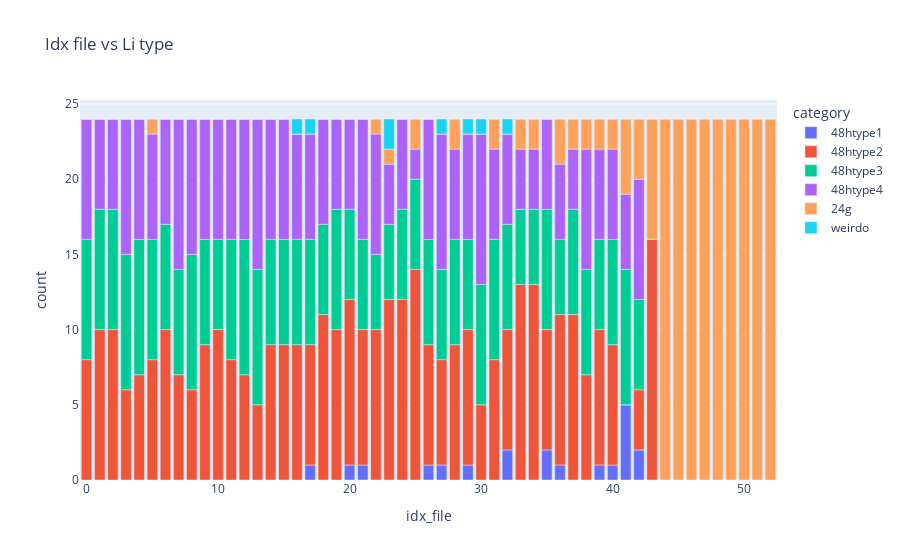

The notebook cell saved with this chart:
### Code cell
get_amount_type(file_loc_important_cols_sorted, litype, el = "Li")
df = plot_amount_type(file_loc_important_cols_sorted, litype, el = "Li", style = "bar")

### Figure 1 — Plotly figure (JSON) as saved in the notebook; plotly's stock layout.template omitted (floating-point values rounded to 4 significant figures)
{"data": [{"alignmentgroup": "True", "hovertemplate": "category=48htype1<br>idx_file=%{x}<br>count=%{y}<extra></extra>", "legendgroup": "48htype1", "marker": {"color": "#636efa", "pattern": {"shape": ""}}, "name": "48htype1", "offsetgroup": "48htype1", "orientation": "v", "showlegend": true, "textposition": "auto", "type": "bar", "x": [0, 1, 2, 3, 4, 5, 6, 7, 8, 9, 10, 11, 12, 13, 14, 15, 16, 17, 18, 19, 20, 21, 22, 23, 24, 25, 26, 27, 28, 29, 30, 31, 32, 33, 34, 35, 36, 37, 38, 39, 40, 41, 42, 43, 44, 45, 46, 47, 48, 49, 50, 51, 52], "xaxis": "x", "y": [0, 0, 0, 0, 0, 0, 0, 0, 0, 0, 0, 0, 0, 0, 0, 0, 0, 1, 0, 0, 1, 1, 0, 0, 0, 0, 1, 1, 0, 1, 0, 0, 2, 0, 0, 2, 1, 0, 0, 1, 1, 5, 2, 0, 0, 0, 0, 0, 0, 0, 0, 0, 0], "yaxis": "y"}, {"alignmentgroup": "True", "hovertemplate": "category=48htype2<br>idx_file=%{x}<br>count=%{y}<extra></extra>", "legendgroup": "48htype2", "marker": {"color": "#EF553B", "pattern": {"shape": ""}}, "name": "48htype2", "offsetgroup": "48htype2", "orientation": "v", "showlegend": true, "textposition": "auto", "type": "bar", "x": [0, 1, 2, 3, 4, 5, 6, 7, 8, 9, 10, 11, 12, 13, 14, 15, 16, 17, 18, 19, 20, 21, 22, 23, 24, 25, 26, 27, 28, 29, 30, 31, 32, 33, 34, 35, 36, 37, 38, 39, 40, 41, 42, 43, 44, 45, 46, 47, 48, 49, 50, 51, 52], "xaxis": "x", "y": [8, 10, 10, 6, 7, 8, 10, 7, 6, 9, 10, 8, 7, 5, 9, 9, 9, 8, 11, 10, 11, 9, 10, 12, 12, 14, 8, 7, 9, 9, 5, 8, 8, 13, 13, 8, 10, 11, 7, 9, 8, 0, 4, 16, 0, 0, 0, 0, 0, 0, 0, 0, 0], "yaxis": "y"}, {"alignmentgroup": "True", "hovertemplate": "category=48htype3<br>idx_file=%{x}<br>count=%{y}<extra></extra>", "legendgroup": "48htype3", "marker": {"color": "#00cc96", "pattern": {"shape": ""}}, "name": "48htype3", "offsetgroup": "48htype3", "orientation": "v", "showlegend": true, "textposition": "auto", "type": "bar", "x": [0, 1, 2, 3, 4, 5, 6, 7, 8, 9, 10, 11, 12, 13, 14, 15, 16, 17, 18, 19, 20, 21, 22, 23, 24, 25, 26, 27, 28, 29, 30, 31, 32, 33, 34, 35, 36, 37, 38, 39, 40, 41, 42, 43, 44, 45, 46, 47, 48, 49, 50, 51, 52], "xaxis": "x", "y": [8, 8, 8, 9, 9, 8, 7, 7, 9, 7, 6, 8, 9, 9, 7, 7, 7, 7, 6, 8, 6, 6, 5, 5, 6, 6, 7, 6, 7, 6, 8, 8, 7, 5, 5, 8, 5, 7, 7, 6, 7, 9, 6, 0, 0, 0, 0, 0, 0, 0, 0, 0, 0], "yaxis": "y"}, {"alignmentgroup": "True", "hovertemplate": "category=48htype4<br>idx_file=%{x}<br>count=%{y}<extra></extra>", "legendgroup": "48htype4", "marker": {"color": "#ab63fa", "pattern": {"shape": ""}}, "name": "48htype4", "offsetgroup": "48htype4", "orientation": "v", "showlegend": true, "textposition": "auto", "type": "bar", "x": [0, 1, 2, 3, 4, 5, 6, 7, 8, 9, 10, 11, 12, 13, 14, 15, 16, 17, 18, 19, 20, 21, 22, 23, 24, 25, 26, 27, 28, 29, 30, 31, 32, 33, 34, 35, 36, 37, 38, 39, 40, 41, 42, 43, 44, 45, 46, 47, 48, 49, 50, 51, 52], "xaxis": "x", "y": [8, 6, 6, 9, 8, 7, 7, 10, 9, 8, 8, 8, 8, 10, 8, 8, 7, 7, 7, 6, 6, 8, 8, 4, 6, 2, 8, 9, 6, 7, 10, 6, 6, 4, 4, 6, 5, 4, 8, 6, 6, 5, 8, 0, 0, 0, 0, 0, 0, 0, 0, 0, 0], "yaxis": "y"}, {"alignmentgroup": "True", "hovertemplate": "category=24g<br>idx_file=%{x}<br>count=%{y}<extra></extra>", "legendgroup": "24g", "marker": {"color": "#FFA15A", "pattern": {"shape": ""}}, "name": "24g", "offsetgroup": "24g", "orientation": "v", "showlegend": true, "textposition": "auto", "type": "bar", "x": [0, 1, 2, 3, 4, 5, 6, 7, 8, 9, 10, 11, 12, 13, 14, 15, 16, 17, 18, 19, 20, 21, 22, 23, 24, 25, 26, 27, 28, 29, 30, 31, 32, 33, 34, 35, 36, 37, 38, 39, 40, 41, 42, 43, 44, 45, 46, 47, 48, 49, 50, 51, 52], "xaxis": "x", "y": [0, 0, 0, 0, 0, 1, 0, 0, 0, 0, 0, 0, 0, 0, 0, 0, 0, 0, 0, 0, 0, 0, 1, 1, 0, 2, 0, 0, 2, 0, 0, 2, 0, 2, 2, 0, 3, 2, 2, 2, 2, 5, 4, 8, 24, 24, 24, 24, 24, 24, 24, 24, 24], "yaxis": "y"}, {"alignmentgroup": "True", "hovertemplate": "category=weirdo<br>idx_file=%{x}<br>count=%{y}<extra></extra>", "legendgroup": "weirdo", "marker": {"color": "#19d3f3", "pattern": {"shape": ""}}, "name": "weirdo", "offsetgroup": "weirdo", "orientation": "v", "showlegend": true, "textposition": "auto", "type": "bar", "x": [0, 1, 2, 3, 4, 5, 6, 7, 8, 9, 10, 11, 12, 13, 14, 15, 16, 17, 18, 19, 20, 21, 22, 23, 24, 25, 26, 27, 28, 29, 30, 31, 32, 33, 34, 35, 36, 37, 38, 39, 40, 41, 42, 43, 44, 45, 46, 47, 48, 49, 50, 51, 52], "xaxis": "x", "y": [0, 0, 0, 0, 0, 0, 0, 0, 0, 0, 0, 0, 0, 0, 0, 0, 1, 1, 0, 0, 0, 0, 0, 2, 0, 0, 0, 1, 0, 1, 1, 0, 1, 0, 0, 0, 0, 0, 0, 0, 0, 0, 0, 0, 0, 0, 0, 0, 0, 0, 0, 0, 0], "yaxis": "y"}], "layout": {"barmode": "relative", "legend": {"title": {"text": "category"}, "tracegroupgap": 0}, "title": {"text": "Idx file vs Li type"}, "xaxis": {"anchor": "y", "domain": [0, 1], "title": {"text": "idx_file"}}, "yaxis": {"anchor": "x", "domain": [0, 1], "title": {"text": "count"}}}}
